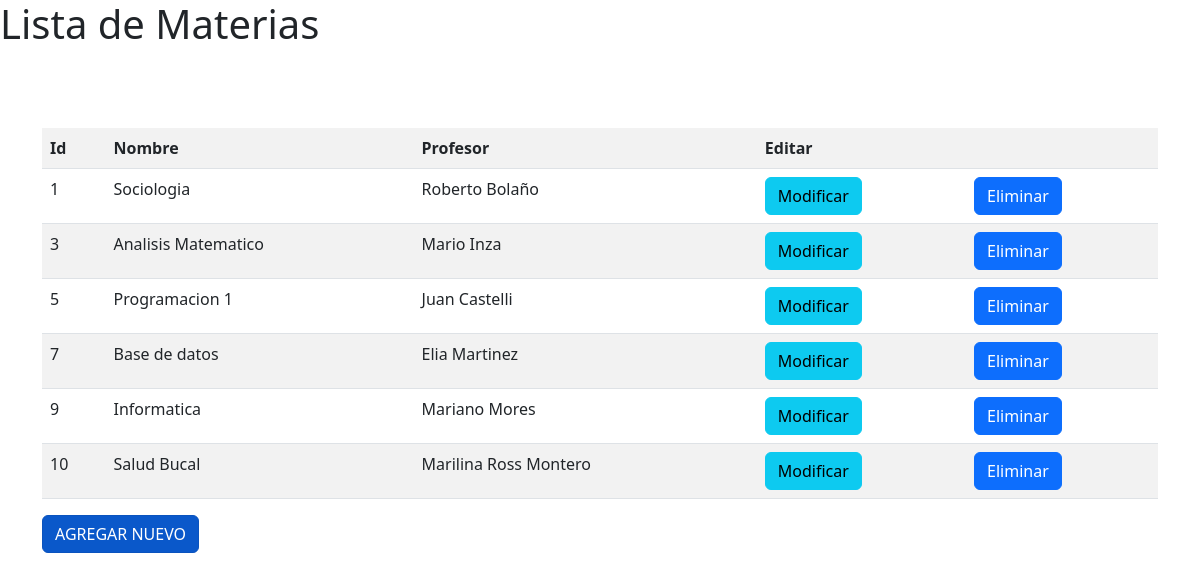
The page / on the database its author committed.
### tables this page shows
CREATE TABLE `materia` (
  `id` int(11) NOT NULL,
  `nombre` varchar(100) NOT NULL,
  `profesor` varchar(100) NOT NULL
);

### index.php (the view, shortened to what this page needs)
<!DOCTYPE html>
<html lang="en">
<head>
<link href="https://cdn.jsdelivr.net/npm/bootstrap@5.3.0/dist/css/bootstrap.min.css" rel="stylesheet">
</head>
<body>
<?php
    $db= new PDO('mysql:host=localhost;'. 'dbname=web_universitario; charset-utf8','root', '');
$query=$db->prepare("select * from materia");
$result=$query->execute();
$materias= $query->fetchAll(PDO::FETCH_OBJ);
?>
    <h1>Lista de Materias</h1>
<?php
echo ' <div class="container" >
<table class="table table-striped mt-5">
            <tr>
                <th>Id</th>
                <th>Nombre</th>
                <th>Profesor</th>
                <th COLSPAN=2>Editar</th>
            </tr>';
foreach($materias as $materia){
            echo'<tr> <td> '. $materia->id. '</td> <td> '. $materia->nombre. '</td><td>  ' . $materia->profesor . '</td>
            <div class="btn-group">
            <td><a href="modificar_materia.php?id='. $materia->id .'" class="btn btn-info"> Modificar </a> </td>
            <td><a href="eliminar_materia.php?id='. $materia->id .'" class="btn btn-primary">Eliminar </a> </td></div></tr> ';
        }
         echo '</div> </table>';
       ?>
<a href="formularioAgregar.html" class="btn btn-primary active">AGREGAR NUEVO</a>
</body>
</html>

### rows shown on the page
materia: id "1", nombre "Sociologia", profesor "Roberto Bolaño"
materia: id "3", nombre "Analisis Matematico", profesor "Mario Inza"
materia: id "5", nombre "Programacion 1", profesor "Juan Castelli"
materia: id "7", nombre "Base de datos", profesor "Elia Martinez"
materia: id "9", nombre "Informatica", profesor "Mariano Mores"
materia: id "10", nombre "Salud Bucal", profesor "Marilina Ross Montero"
